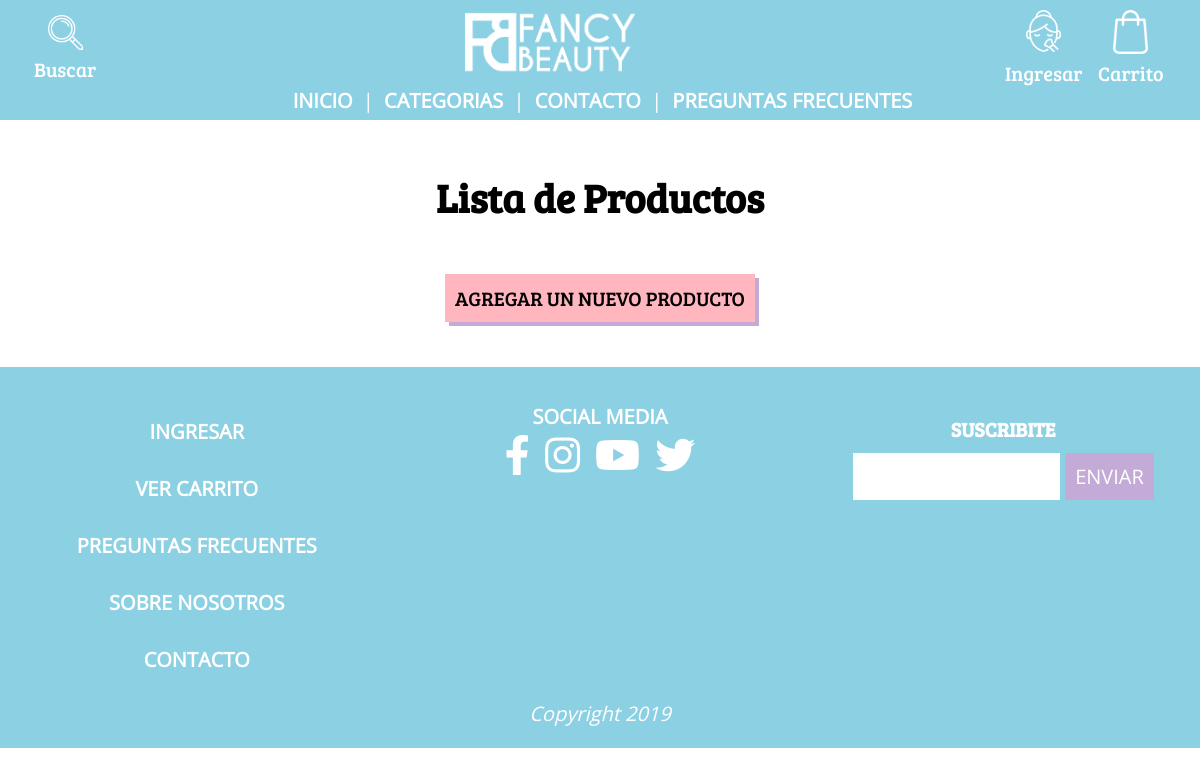
/lista-productos.php, run on an earlier commit of the app's database.
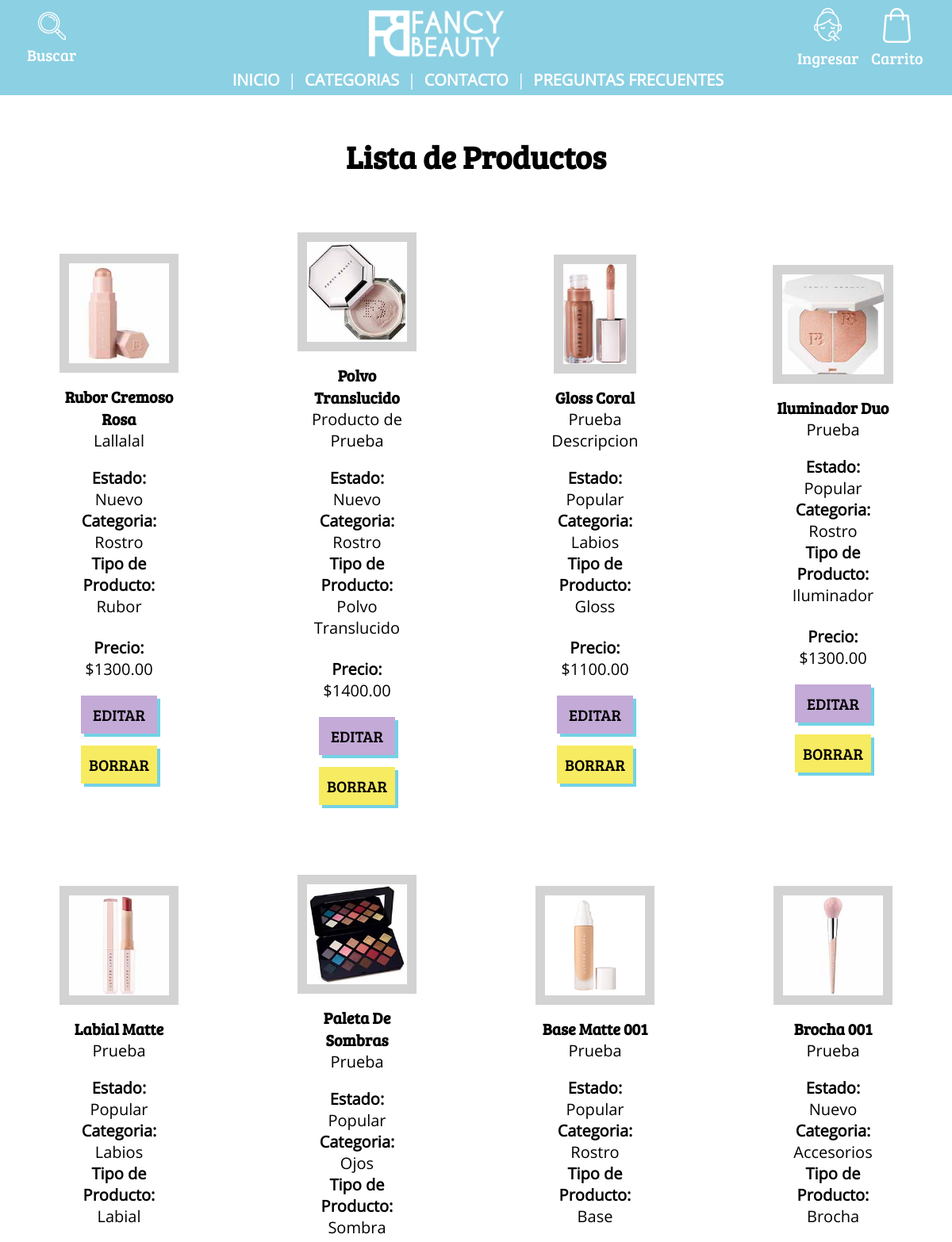
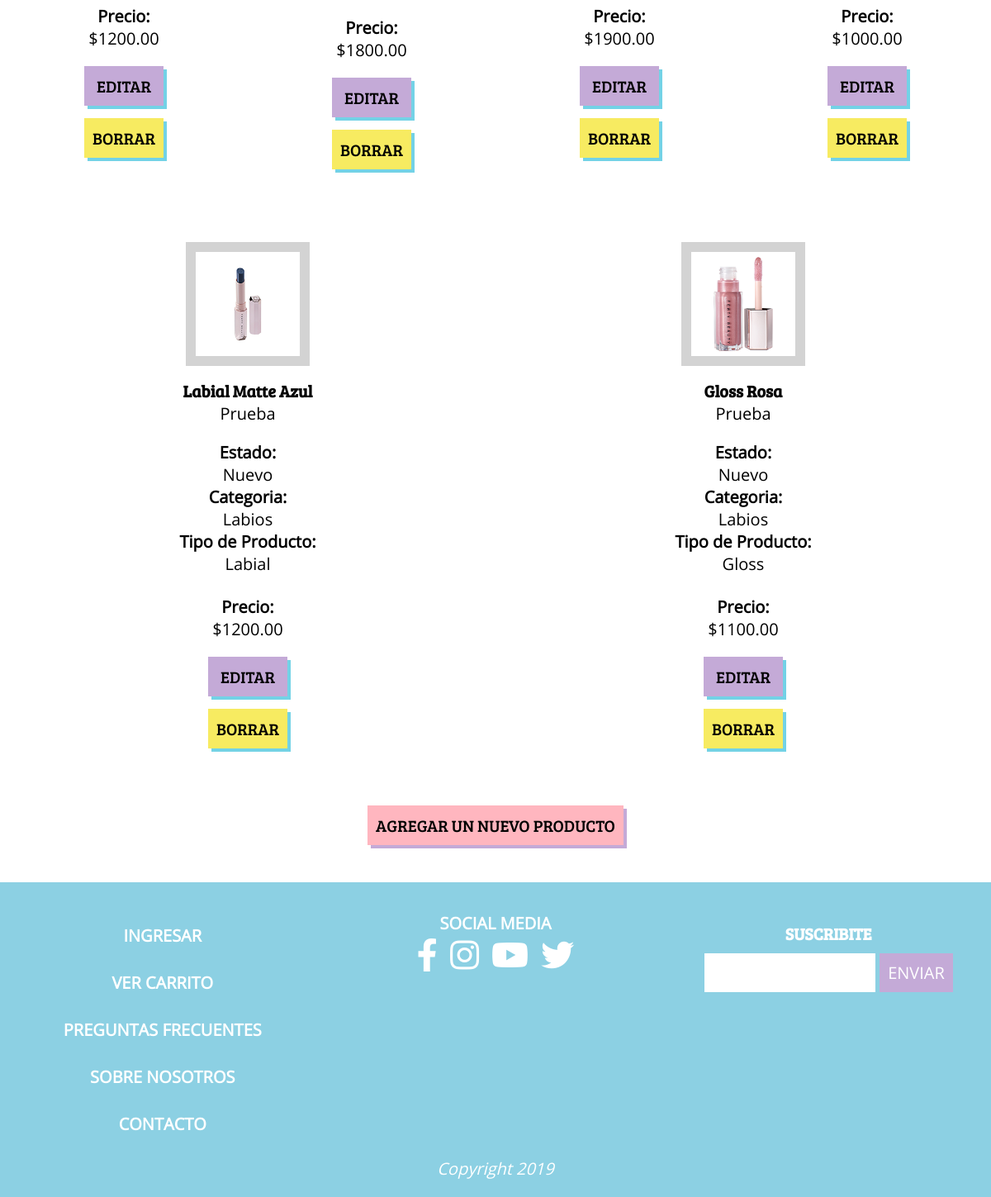
And on a later commit of the database (2 pictures, top to bottom).
### tables this page shows
CREATE TABLE `productos` (
  `id` int(4) UNSIGNED NOT NULL,
  `categoria_id` int(2) UNSIGNED NOT NULL,
  `tipoproducto_id` int(2) UNSIGNED NOT NULL,
  `estado_id` int(1) UNSIGNED NOT NULL,
  `descripcion` varchar(100) DEFAULT NULL,
  `nombre` varchar(100) NOT NULL,
  `precio` decimal(15,2) NOT NULL,
  `rating` decimal(2,1) DEFAULT NULL,
  `created_at` timestamp NOT NULL DEFAULT CURRENT_TIMESTAMP,
  `updated_at` timestamp NULL DEFAULT CURRENT_TIMESTAMP ON UPDATE CURRENT_TIMESTAMP,
  `foto` varchar(100) NOT NULL
);

CREATE TABLE `estados` (
  `id` int(1) UNSIGNED NOT NULL,
  `nombre` varchar(100) NOT NULL
);

CREATE TABLE `categorias` (
  `id` int(2) UNSIGNED NOT NULL,
  `nombre` varchar(100) NOT NULL
);

CREATE TABLE `tipoProductos` (
  `id` int(2) UNSIGNED NOT NULL,
  `nombre` varchar(100) NOT NULL
);

### loader.php (called while the page is built, shortened)
<?php
require_once('Clases/Auth.php');
$auth = new Auth();
if($auth->checkSessionEmail()) {
    $nombre_usuario  = $_SESSION['nombre_usuario'];
    $linkUsuario = "perfilUsuario.php";
    $textoBienvenida = "Hola $nombre_usuario";
    $textoHamburguesa = "Perfil";
    $textoLogout = "Cerrar Sesión";
} else {
    $textoBienvenida = "Ingresar";
    $textoHamburguesa = "Ingresar";
    $linkUsuario = 'login.php';
}

### Clases/Auth.php (called while the page is built, shortened)
<?php
Class Auth {
  public function checkSessionEmail(){
      return false;
  }
}

### lista-productos.php (the view)
<?php
    require_once('loader.php');
    $consultaProductos = $conex->query("SELECT productos.id, productos.nombre, productos.descripcion, productos.foto, productos.precio, tipoProductos.nombre AS 'tipoProducto', categorias.nombre AS 'categoria', estados.nombre AS 'estado'FROM productos INNER JOIN categorias ON productos.categoria_id = categorias.id INNER JOIN tipoProductos ON productos.tipoProducto_id = tipoProductos.id INNER JOIN estados ON productos.estado_id = estados.id");
    $listaProductos = $consultaProductos->fetchAll(PDO::FETCH_ASSOC);
    $CSS = ['lista-productos'];
    require_once("partials/header.php");
?>
<main class="main-container">
    <section class="productos">
        <div class="titulo-seccion">
            <h2>Lista de Productos</h2>
        </div>
        <?php foreach ($listaProductos as $producto):?>
            <article class="producto">
                <div class="p-imagen">
                    <img src="img/productos/<?=$producto["foto"]?>" alt="<?=$producto["nombre"]?>">
                </div>
                <div class="producto-texto">
                    <h3><?=$producto["nombre"]?></h3>
                    <p><?=$producto['descripcion']?></p>
                </div>
                <div class="producto-texto">
                    <h4>Estado:</h4><p><?=$producto['estado']?></p>
                    <h4>Categoria:</h4><p><?=$producto['categoria']?></p>
                    <h4>Tipo de Producto:</h4><p><?=$producto['tipoProducto']?></p>
                </div>
                <div class="producto-boton">
                    <h4>Precio:</h4><p>
                    <p class="precio">$<?=$producto["precio"]?></p>
                    <a href="editarProducto.php?id=<?=$producto['id']?>">
                        <button class="editar-button" type="button" name="button">Editar</button>
                    </a>
                    <a href="borrarProducto.php?id=<?=$producto['id']?>">
                        <button class="borrar-button" type="button" name="button">Borrar</button>
                    </a>
                </div>
            </article>
        <?php endforeach; ?>
    </section>
    <section class="productos agregar">
        <a href="nuevoProducto.php">
            <button class="cancelar-button" type="button" style='margin-bottom: 15px;' name="button">Agregar un nuevo producto</button>
        </a>
    </section>
</main>
<?php
    require_once("partials/footer.php");
?>

### partials/header.php (shortened to what this page needs)
<!DOCTYPE html>
<html>
    <head>
        <link rel="stylesheet" href="https://use.fontawesome.com/releases/v5.8.2/css/all.css">
        <link rel="stylesheet" href="css/master.css">
        <?php
        foreach($CSS as $variable => $valor){
            echo '<link rel="stylesheet" href="css/'.$valor.'.css">';
        }
        ?>
    </head>
    <body>
        <div class="xl-screen">
            <div class="body-container">
                <header>
                    <nav class="menu-desktop">
                        <div class="menu-top">
                            <div class="icons">
                                <a href="#">
                                    <div class="icon-box">
                                        <img id="lupa" class="icon-img" src="img/icons/LupaDeBusqueda.png" alt="Busqueda">
                                        <p>Buscar</p>
                                    </div>
                                </a>
                            </div>
                            <a href="index.php">
                                <img class="logo" src="img/icons/LogoComputadora.png" alt="Logo">
                            </a>
                            <div class="icons">
                                <a href="<?=$linkUsuario?>">
                                    <div id="user-box" class="icon-box">
                                        <img id="user" class="icon-img" src="img/icons/logInRegister.png" alt="User">
                                        <p><?=$textoBienvenida?></p>
                                    </div>
                                </a>
                                <a href="#">
                                    <div id='bag-box' class="icon-box">
                                        <img id="bag" class="icon-img" src="img/icons/BolsaDeCompra.png" alt="Carrito">
                                        <p>Carrito</p>
                                    </div>
                                </a>
                            </div>
                        </div>
                        <div class="menu-bottom">
                            <ul>
                                <li><a href="index.php">INICIO</a></li>
                                <li>|</li>
                                <li><a href="#">CATEGORIAS</a></li>
                                <li>|</li>
                                <li><a href="#">CONTACTO</a></li>
                                <li>|</li>
                                <li><a href="faq.php">PREGUNTAS FRECUENTES</a></li>
                            </ul>
                        </div>
                    </nav>
            </header>

### partials/footer.php (shortened to what this page needs)
                <footer class="footer-info">
                    <section class="links-desktop">
                        <article class="cuenta">
                            <a href="<?=$linkUsuario?>"><h3><?=$textoHamburguesa?></h3></a>
                            <a href="#"><h3>VER CARRITO</h3></a>
                            <a href="faq.php"><h3>PREGUNTAS FRECUENTES</h3></a>
                            <a href="#"><h3>SOBRE NOSOTROS</h3> </a>
                            <a href="#"><h3>CONTACTO</h3> </a>
                        </article>
                        <article class="social-media">
                            <h3>SOCIAL MEDIA</h3>
                            <div class="social-links-desktop">
                                <a href="http://facebook.com"><i class="fab fa-facebook-f"></i></a>
                                <a href="http://instagram.com"><i class="fab fa-instagram"></i></a>
                                <a href="http://youtube.com"><i class="fab fa-youtube"></i></a>
                                <a href="http://twitter.com"><i class="fab fa-twitter"></i></a>
                            </div>
                        </article>
                        <div class="suscribe">
                            <h3>SUSCRIBITE</h3>
                            <form class="suscribe-form" action="#" method="post">
                                <input class="email-suscribe" type="email" name="email" value="">
                                <button id="suscribe-button" type="submit" name="button">ENVIAR</button>
                            </form>
                        </div>
                        <div class="copyright">
                            <p>Copyright 2019</p>
                        </div>
                    </section>
                </footer>
            </div>
        </div>
    </body>
</html>

### css/lista-productos.css (style rules this page uses)
.productos { background: url("../img/Fondos/FondoSeccionesUno.png"); display: flex; flex-wrap: wrap; justify-content: center; flex-direction: column; background: white; }
.productos .titulo-seccion h2 { text-align: center; font-family: 'Bree Serif', serif; color: black; background: white; padding: 10vw; width: 100vw; }
.agregar { padding-top: 3vh; padding-bottom: 5vh; margin: auto; flex-direction: row; }
.producto { background: white; width: 100vw; padding: 5vw; display: flex; flex-wrap: wrap; flex-direction: column; justify-content: center; }
.producto-texto { text-align: center; display: flex; flex-wrap: wrap; flex-direction: column; }
.producto-texto h3 { font-family: 'Bree Serif', serif; color: black; text-transform: capitalize; }
.producto-texto, .precio { color: black; }
.p-imagen { align-self: center; margin-bottom: 3vh; display: inline-block; vertical-align: middle; -webkit-transform: perspective(1px) translateZ(0); transform: perspective(1px) translateZ(0); box-shadow: 0 0 1px rgba(0, 0, 0, 0); -webkit-transition-duration: 0.2s; transition-duration: 0.2s; -webkit-transition-property: transform; transition-property: transform; -webkit-transition-timing-function: ease-out; transition-timing-function: ease-out; }
.p-imagen img { max-width: 50vw; border: solid, lightgrey, 1vw; text-align: center; }
.producto-boton { text-align: center; margin-top: 2vh; display: flex; flex-wrap: wrap; flex-direction: column; justify-content: center; }
.editar-button { padding: 5vw; margin-top: 2vh; background: #C4AAD7; box-shadow: 4px 4px 0 #73d2e6; border: none; text-transform: uppercase; font-family: 'Bree Serif', serif; margin: auto; margin-top: 2vh; color: black; cursor: pointer; }
.borrar-button { padding: 5vw; margin-top: 2vh; border: none; text-transform: uppercase; font-family: 'Bree Serif', serif; margin: auto; margin-top: 2vh; color: black; cursor: pointer; background: #F7EB61; box-shadow: 4px 4px 0 #73d2e6; }
.cancelar-button { padding: 5vw; margin-top: 2vh; background: #FFB6BF; box-shadow: 4px 4px 0 #C4AAD7; border: none; text-transform: uppercase; font-family: 'Bree Serif', serif; margin: auto; color: black; cursor: pointer; }
@media (min-width: 992px) { .productos { flex-direction: row; } }
@media (min-width: 992px) { .agregar { padding-top: 10px; padding-bottom: 30px; } }
@media (min-width: 992px) { .producto { background: white; margin: 20px 50px; width: 25%; max-width: 500px; padding: 2%; display: flex; flex-wrap: wrap; align-items: stretch; flex: 1; } }
@media (min-width: 992px) { .p-imagen { margin: 0; padding: 0; } }
@media (min-width: 992px) { .p-imagen img { height: 150px; margin: 0; } }
@media (min-width: 992px) { .producto-texto { color: black; text-align: center; margin-top: 10px; margin-bottom: 10px; } }
@media (min-width: 992px) { .producto-texto h3 { font-family: 'Bree Serif', serif; } }
@media (min-width: 992px) { .producto-boton { margin-top: auto; margin-top: 15px; } }
@media (min-width: 992px) { .precio { margin-bottom: 5px; } }
@media (min-width: 992px) { .productos .titulo-seccion h2 { display: block; text-align: center; font-size: 2em; font-family: 'Bree Serif', serif; color: black; background: white; padding-top: 50px; padding-bottom: 25px; } }
@media (min-width: 992px) { .editar-button { margin-top: 15px; padding: 10px 15px; } }
@media (min-width: 992px) { .borrar-button { margin-top: 15px; padding: 10px; } }
@media (min-width: 992px) { .cancelar-button { margin-top: 15px; margin-bottom: 10px; padding: 10px; } }

What changed in the data, as far as the page shows it:
added productos: foto+nombre (picture), nombre "Rubor Cremoso Rosa", descripcion "Lallalal", estado.nombre "Nuevo", categoria.nombre "Rostro", tipoproducto.nombre "Rubor", precio "1300.00"
added productos: foto+nombre (picture), nombre "Polvo Translucido", descripcion "Producto de Prueba", estado.nombre "Nuevo", categoria.nombre "Rostro", tipoproducto.nombre "Polvo Translucido", precio "1400.00"
added productos: foto+nombre (picture), nombre "Gloss Coral", descripcion "Prueba Descripcion", estado.nombre "Popular", categoria.nombre "Labios", tipoproducto.nombre "Gloss", precio "1100.00"
added productos: foto+nombre (picture), nombre "Iluminador Duo", descripcion "Prueba", estado.nombre "Popular", categoria.nombre "Rostro", tipoproducto.nombre "Iluminador", precio "1300.00"
added productos: foto+nombre (picture), nombre "Labial Matte", descripcion "Prueba", estado.nombre "Popular", categoria.nombre "Labios", tipoproducto.nombre "Labial", precio "1200.00"
added productos: foto+nombre (picture), nombre "Paleta De Sombras", descripcion "Prueba", estado.nombre "Popular", categoria.nombre "Ojos", tipoproducto.nombre "Sombra", precio "1800.00"
added productos: foto+nombre (picture), nombre "Base Matte 001", descripcion "Prueba", estado.nombre "Popular", categoria.nombre "Rostro", tipoproducto.nombre "Base", precio "1900.00"
added productos: foto+nombre (picture), nombre "Brocha 001", descripcion "Prueba", estado.nombre "Nuevo", categoria.nombre "Accesorios", tipoproducto.nombre "Brocha", precio "1000.00"
added productos: foto+nombre (picture), nombre "Labial Matte Azul", descripcion "Prueba", estado.nombre "Nuevo", categoria.nombre "Labios", tipoproducto.nombre "Labial", precio "1200.00"
added productos: foto+nombre (picture), nombre "Gloss Rosa", descripcion "Prueba", estado.nombre "Nuevo", categoria.nombre "Labios", tipoproducto.nombre "Gloss", precio "1100.00"
